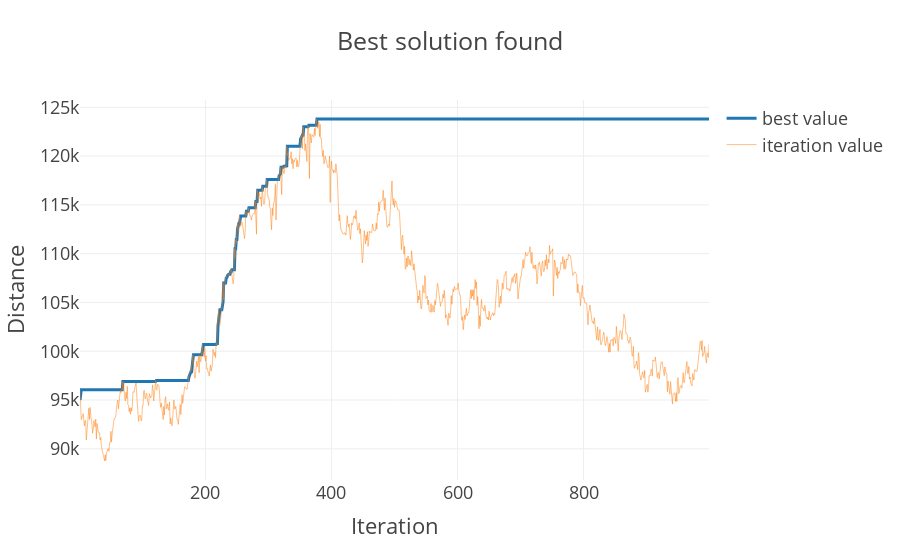
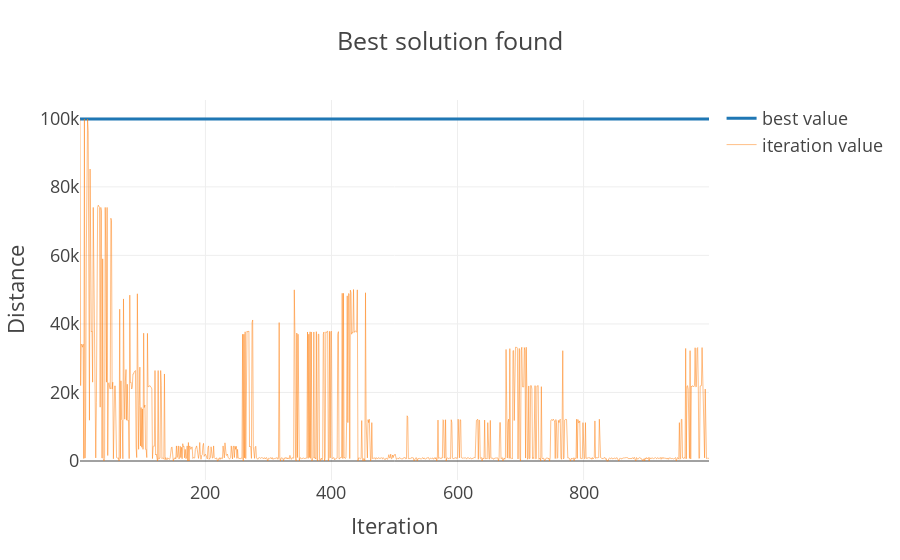

Notebook source saved alongside these figures, in order:
### Code cell
rg = Generator(PCG64(4209)) # set your own unique seed number

startAv = 20*np.ones([10])
startAv[-1] = np.Inf

startCf = np.zeros([10])
startCf[3] = 21
startCf[7] = 21

startSoln = [startAv,startCf]

best_soln, best_revenue = LocalSearch(rg,startSoln,1000,version='av')
best_soln, best_revenue = LocalSearch(rg,best_soln,1000,version='cf')

### Figure 1 — Plotly figure (JSON) as saved in the notebook; plotly's stock layout.template omitted (floating-point values rounded to 4 significant figures; data arrays with more than 128 entries replaced by an {"elided": "..."} marker saying what was removed)
{"data": [{"mode": "lines", "name": "best value", "type": "scatter", "x": {"elided": "999 int values"}, "y": {"elided": "999 int values"}}, {"line": {"width": 0.5}, "mode": "lines", "name": "iteration value", "type": "scatter", "x": {"elided": "999 int values"}, "y": {"elided": "999 int values"}}], "layout": {"title": {"text": "Best solution found"}, "xaxis": {"title": {"text": "Iteration"}}, "yaxis": {"title": {"text": "Distance"}}}}

### Figure 2 — Plotly figure (JSON) as saved in the notebook; plotly's stock layout.template omitted (floating-point values rounded to 4 significant figures; data arrays with more than 128 entries replaced by an {"elided": "..."} marker saying what was removed)
{"data": [{"mode": "lines", "name": "best value", "type": "scatter", "x": {"elided": "999 int values"}, "y": {"elided": "999 int values"}}, {"line": {"width": 0.5}, "mode": "lines", "name": "iteration value", "type": "scatter", "x": {"elided": "999 int values"}, "y": {"elided": "999 int values"}}], "layout": {"title": {"text": "Best solution found"}, "xaxis": {"title": {"text": "Iteration"}}, "yaxis": {"title": {"text": "Distance"}}}}
